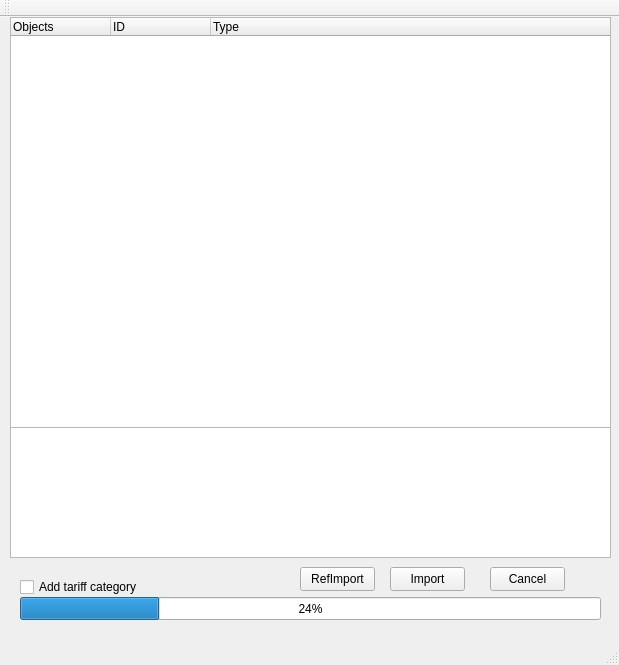
<?xml version="1.0" encoding="UTF-8"?>
<ui version="4.0">
 <class>importTreeObjectClassClass</class>
 <widget class="QMainWindow" name="importTreeObjectClassClass">
  <property name="geometry">
   <rect>
    <x>0</x>
    <y>0</y>
    <width>619</width>
    <height>665</height>
   </rect>
  </property>
  <property name="windowTitle">
   <string>importTreeObjectClass</string>
  </property>
  <widget class="QWidget" name="centralWidget">
   <widget class="QTreeWidget" name="treeWidget">
    <property name="geometry">
     <rect>
      <x>10</x>
      <y>0</y>
      <width>601</width>
      <height>411</height>
     </rect>
    </property>
    <column>
     <property name="text">
      <string>Objects</string>
     </property>
    </column>
    <column>
     <property name="text">
      <string>ID</string>
     </property>
    </column>
    <column>
     <property name="text">
      <string>Type</string>
     </property>
    </column>
   </widget>
   <widget class="QPushButton" name="cancelButton">
    <property name="geometry">
     <rect>
      <x>490</x>
      <y>550</y>
      <width>75</width>
      <height>24</height>
     </rect>
    </property>
    <property name="text">
     <string>Cancel</string>
    </property>
   </widget>
   <widget class="QPushButton" name="importButton">
    <property name="geometry">
     <rect>
      <x>390</x>
      <y>550</y>
      <width>75</width>
      <height>24</height>
     </rect>
    </property>
    <property name="text">
     <string>Import</string>
    </property>
   </widget>
   <widget class="QProgressBar" name="progressBar">
    <property name="geometry">
     <rect>
      <x>20</x>
      <y>580</y>
      <width>581</width>
      <height>23</height>
     </rect>
    </property>
    <property name="value">
     <number>24</number>
    </property>
   </widget>
   <widget class="QCheckBox" name="checkBox">
    <property name="geometry">
     <rect>
      <x>20</x>
      <y>560</y>
      <width>121</width>
      <height>20</height>
     </rect>
    </property>
    <property name="text">
     <string>Add tariff category</string>
    </property>
   </widget>
   <widget class="QTextEdit" name="textEdit">
    <property name="enabled">
     <bool>true</bool>
    </property>
    <property name="geometry">
     <rect>
      <x>10</x>
      <y>410</y>
      <width>601</width>
      <height>131</height>
     </rect>
    </property>
   </widget>
   <widget class="QPushButton" name="refImport">
    <property name="geometry">
     <rect>
      <x>300</x>
      <y>550</y>
      <width>75</width>
      <height>24</height>
     </rect>
    </property>
    <property name="text">
     <string>RefImport</string>
    </property>
   </widget>
  </widget>
  <widget class="QMenuBar" name="menuBar">
   <property name="geometry">
    <rect>
     <x>0</x>
     <y>0</y>
     <width>619</width>
     <height>22</height>
    </rect>
   </property>
  </widget>
  <widget class="QToolBar" name="mainToolBar">
   <attribute name="toolBarArea">
    <enum>TopToolBarArea</enum>
   </attribute>
   <attribute name="toolBarBreak">
    <bool>false</bool>
   </attribute>
  </widget>
  <widget class="QStatusBar" name="statusBar"/>
 </widget>
 <layoutdefault spacing="6" margin="11"/>
 <resources/>
 <connections/>
</ui>
